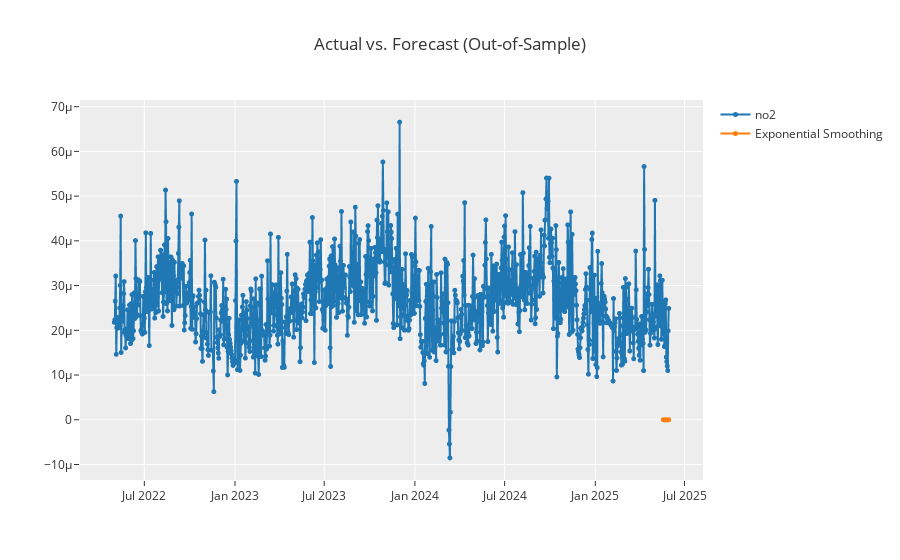
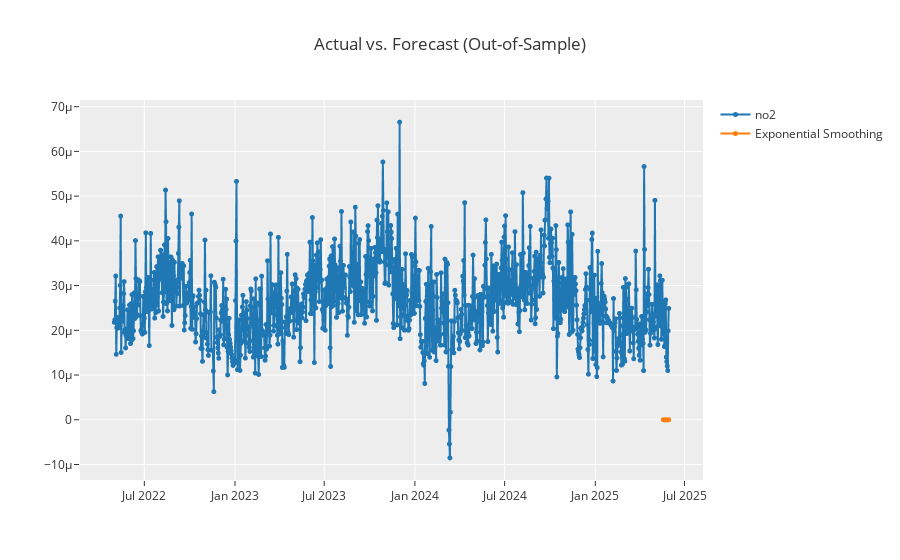
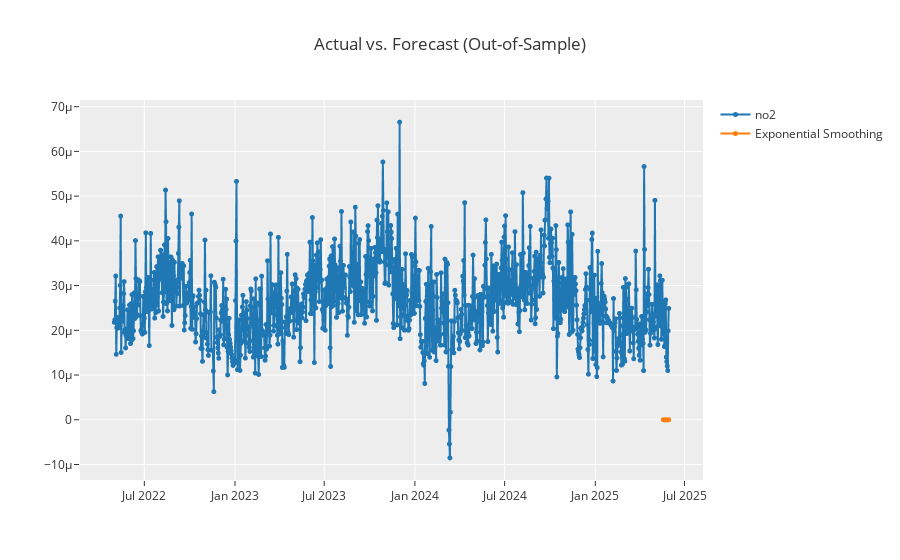

Here is the notebook cell these charts were saved with, in order:
### Code cell
# SES Forecast Plot
plot_model(model_ses, plot='forecast')

# DES Forecast Plot
plot_model(model_des, plot='forecast')

# TES Forecast Plot
plot_model(model_tes, plot='forecast')

### Figure 1 — Plotly figure (JSON) as saved in the notebook; plotly's stock layout.template omitted (floating-point values rounded to 4 significant figures; data arrays with more than 128 entries replaced by an {"elided": "..."} marker saying what was removed)
{"data": [{"line": {"color": "rgb(31, 119, 180)", "width": 2}, "marker": {"color": "rgb(31, 119, 180)", "size": 5}, "mode": "lines+markers", "name": "no2", "type": "scattergl", "x": {"elided": "1126 str values"}, "xaxis": "x", "y": {"elided": "1126 float values"}, "yaxis": "y"}, {"line": {"color": "rgb(255, 127, 14)", "width": 2}, "marker": {"color": "rgb(255, 127, 14)", "size": 5}, "mode": "lines+markers", "name": "Exponential Smoothing", "type": "scattergl", "x": {"elided": "1126 str values"}, "xaxis": "x", "y": {"elided": "1126 float values"}, "yaxis": "y"}], "layout": {"showlegend": true, "title": {"text": "Actual vs. Forecast (Out-of-Sample)"}, "xaxis": {"anchor": "y", "domain": [0, 1]}, "yaxis": {"anchor": "x", "domain": [0, 1]}}}

### Figure 2 — Plotly figure (JSON) as saved in the notebook; plotly's stock layout.template omitted (floating-point values rounded to 4 significant figures; data arrays with more than 128 entries replaced by an {"elided": "..."} marker saying what was removed)
{"data": [{"line": {"color": "rgb(31, 119, 180)", "width": 2}, "marker": {"color": "rgb(31, 119, 180)", "size": 5}, "mode": "lines+markers", "name": "no2", "type": "scattergl", "x": {"elided": "1126 str values"}, "xaxis": "x", "y": {"elided": "1126 float values"}, "yaxis": "y"}, {"line": {"color": "rgb(255, 127, 14)", "width": 2}, "marker": {"color": "rgb(255, 127, 14)", "size": 5}, "mode": "lines+markers", "name": "Exponential Smoothing", "type": "scattergl", "x": {"elided": "1126 str values"}, "xaxis": "x", "y": {"elided": "1126 float values"}, "yaxis": "y"}], "layout": {"showlegend": true, "title": {"text": "Actual vs. Forecast (Out-of-Sample)"}, "xaxis": {"anchor": "y", "domain": [0, 1]}, "yaxis": {"anchor": "x", "domain": [0, 1]}}}

### Figure 3 — Plotly figure (JSON) as saved in the notebook; plotly's stock layout.template omitted (floating-point values rounded to 4 significant figures; data arrays with more than 128 entries replaced by an {"elided": "..."} marker saying what was removed)
{"data": [{"line": {"color": "rgb(31, 119, 180)", "width": 2}, "marker": {"color": "rgb(31, 119, 180)", "size": 5}, "mode": "lines+markers", "name": "no2", "type": "scattergl", "x": {"elided": "1126 str values"}, "xaxis": "x", "y": {"elided": "1126 float values"}, "yaxis": "y"}, {"line": {"color": "rgb(255, 127, 14)", "width": 2}, "marker": {"color": "rgb(255, 127, 14)", "size": 5}, "mode": "lines+markers", "name": "Exponential Smoothing", "type": "scattergl", "x": {"elided": "1126 str values"}, "xaxis": "x", "y": {"elided": "1126 float values"}, "yaxis": "y"}], "layout": {"showlegend": true, "title": {"text": "Actual vs. Forecast (Out-of-Sample)"}, "xaxis": {"anchor": "y", "domain": [0, 1]}, "yaxis": {"anchor": "x", "domain": [0, 1]}}}
